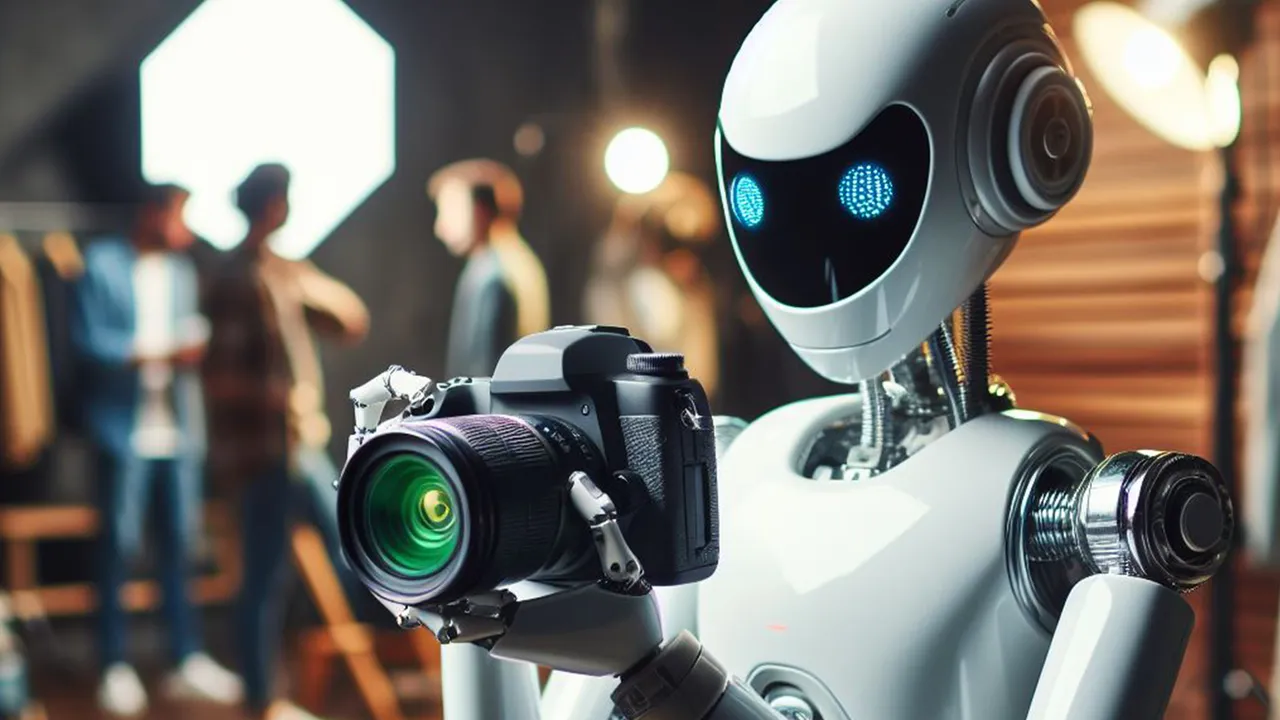
#> input picture photobot.png, 1280 x 720 px
$ jupyter execute denoise_images.ipynb
#> lines starting #> are read from the running program, lines starting #| are printed output that depends on the picture
## Importing Libraries

[cell 1]
import cv2
import matplotlib.pyplot as plt
import numpy as np
import random

## Importing Image

[cell 2]
img = cv2.imread('photobot.png')
#> img is the input picture: shape (720, 1280, 3); mean B, G, R 106.6, 113, 117.6
img = cv2.cvtColor(img, cv2.COLOR_BGR2RGB)

## MAking the Image Noisy

[cell 3]
noisy = np.zeros(img.shape, np.uint8)

p = 0.2

for i in range(img.shape[0]): #rows
    for j in range(img.shape[1]): #cols
        r = random.random()
        if r < p / 2:
            noisy[i][j] = [0, 0, 0] #black noise
        elif r < p:
            noisy[i][j] = [255, 255, 255] #white noise
        else:
            noisy[i][j] = img[i][j] #original image pixel
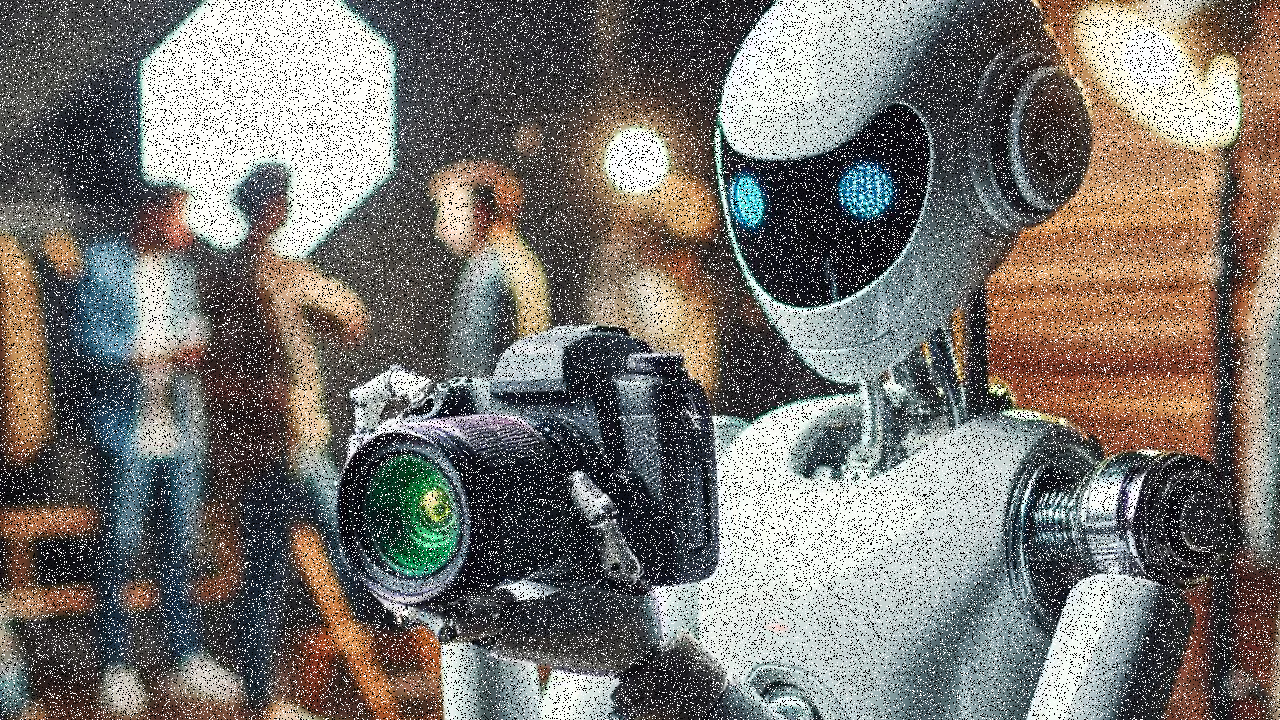
#> noisy: shape (720, 1280, 3); mean R, G, B 119.7, 116, 110.8

## Denoising Image and Showing the Results

[cell 4]
# median blur
denoised = cv2.medianBlur(noisy, 5)

output = [img, noisy, denoised]

titles = ['Original', 'Noisy', 'Denoised']

for i in range(3):
    plt.subplot(1, 3, i + 1)
    plt.imshow(output[i])
    plt.title(titles[i])
    plt.xticks([])
    plt.yticks([])
plt.show()
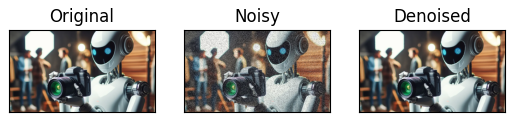
#> figure drawn by matplotlib, 3 panels
